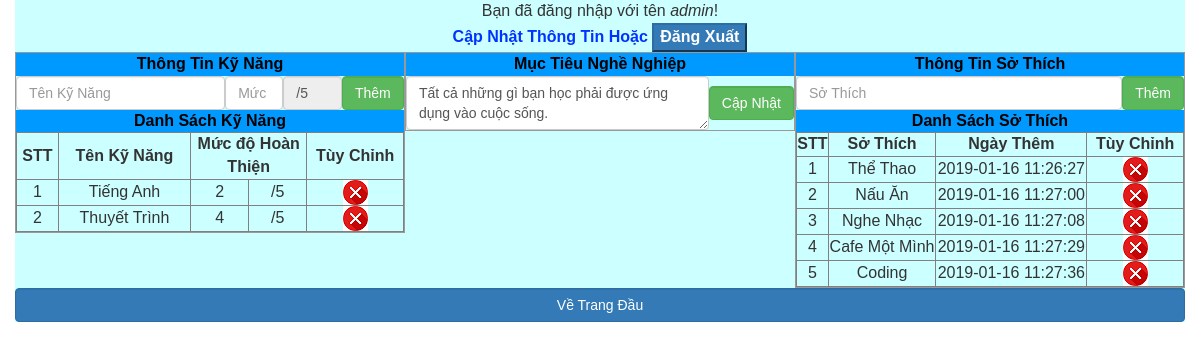
The page /admin_orther.php (signed in) on the database its author committed.
### tables this page shows
CREATE TABLE `skill` (
  `Sk_id` int(11) NOT NULL,
  `Sk_Ten` text NOT NULL,
  `Sk_Level` int(11) NOT NULL,
  `Sk_NgayUpdate` datetime NOT NULL
);

CREATE TABLE `muctieu` (
  `Mt_id` int(11) NOT NULL,
  `Mt_values` text NOT NULL,
  `Mt_ngayUpdate` datetime NOT NULL
);

CREATE TABLE `sothich` (
  `St_id` int(11) NOT NULL,
  `St_Ten` text NOT NULL,
  `St_ngayThem` datetime NOT NULL
);

### admin_orther.php (the view, shortened to what this page needs)
<!DOCTYPE html >
<html xmlns="http://www.w3.org/1999/xhtml">
<head>
   <link rel="stylesheet" href="https://maxcdn.bootstrapcdn.com/bootstrap/3.3.7/css/bootstrap.min.css">
   <link rel="stylesheet" href="style.css" type="text/css">
</head>
<?php
	include_once('Connect.php');
?>
<body>
<div class="container">
	<div class="row text-center">
    <marquee>Bạn đã đăng nhập với tên <em><?php echo $_SESSION["user"]; ?></em>!</marquee>
    <div class="col-lg-12 title">
      <form name="formLogOut" action="" enctype="multipart/form-data" method="post" id="formLogOut">
      	Cập Nhật Thông Tin Hoặc
      	<input name="btnDangXuat" type="submit" class="btn-primary" id="btnDangXuat" value="Đăng Xuất">
      </form>
    </div>
  </div>
	<div class="row text-center">
  	<div class="col-lg-4 orther_skill">
      <div class=" row title">Thông Tin Kỹ Năng</div>
    	<div class=" row">
      	<form  name="form_Skill" action="" enctype="multipart/form-data" method="post" id="form_Skill">
      	<table width="100%" border="0">
          <tr>
            <td><input name="txtSkillTitle" required type="text" class="form-control" id="txtSkillTitle" placeholder="Tên Kỹ Năng"></td>
            <td width="15%" align="center"><input name="txtSkillLv" type="text" class="form-control" id="txtSkillLv" required placeholder="Mức độ hoàn thiện"></td>
            <td width="15%" align="center"><input name="txtSkillLvMax" type="text" class="form-control" id="txtSkillLvMax" value="/5" readonly></td>
            <td><input name="btnThem" type="submit" class=" form-control btn btn-success" id="btnThem" value="Thêm"></td>
          </tr>
        </table>
        </form>
			</div>
      <div class=" row title">Danh Sách Kỹ Năng</div>
      <div class="row">
      	<table width="100%" border="1">
          <tr>
            <td align="center"><strong>STT</strong></td>
            <td align="center"><strong>Tên Kỹ Năng</strong></td>
            <td colspan="2" align="center"><strong>Mức độ Hoàn Thiện</strong></td>
            <td align="center"><strong>Tùy Chỉnh</strong></td>
          </tr>
          <?php
						$Result = mysqli_query($Conn,"select * from skill") or die(mysqli_connect_error($Conn));
						$stt=1;
						while ($Row=mysqli_fetch_array($Result,MYSQLI_ASSOC)){
					?>
          <tr>
            <td align="center"><?php echo $stt; ?></td>
            <td><?php echo $Row['Sk_Ten']; ?></td>
            <td width="15%" align="center"><?php echo $Row['Sk_Level']; ?></td>
            <td width="15%" align="center">/5</td>
            <td width="25%" align="center"><a href="admin_orther.php?Sk_id=<?php echo $Row['Sk_id'];?>"><img src="img/icon/x-button.png"/></a></td>
          </tr>
          <?php $stt++;}?>
        </table>
      </div>
    </div>
    <div class="col-lg-4 orther_MucTieu">
    	<div class="row title">Mục Tiêu Nghề Nghiệp</div>
      <div class="row">
       <form name="form_MucTieu" action="" enctype="multipart/form-data" method="post" id="form_MucTieu">
        <table width="100%" border="0">
          <tr>
            <td><textarea name="txtMucTieu" class="form-control" id="txtMucTieu" placeholder="Mục Tiêu Nghề Nghiệp"><?php $Result = mysqli_query($Conn,"select * from muctieu") or die(mysqli_connect_error($Conn)); $row = mysqli_fetch_assoc($Result); echo $row['Mt_values']; ?></textarea></td>
            <td width="15%"><input name="btnLuu" type="submit" class="form-control btn btn-success" id="btnLuu" value="Cập Nhật"></td>
          </tr>
        </table>
       </form>
      </div>
    </div>
    <div class="col-lg-4 orther_SoThich">
    	<div class="row title">Thông Tin Sở Thích</div>
      <div class="row">
      	<form name="formSoThich" action="" method="post" enctype="multipart/form-data" id="formSoThich">
        	<table width="100%" border="0">
            <tr>
              <td><input name="txtSoThich" type="text" class="form-control" id="txtSoThich" placeholder="Sở Thích" required></td>
              <td width="15%"><input name="btnThemSoThich" type="submit" class="form-control btn btn-success" id="btnThemSoThich" value="Thêm"></td>
            </tr>
          </table>
        </form>
      </div>
      <div class="row title">Danh Sách Sở Thích</div>
      <div class="row">
      	<table width="100%" border="1">
          <tr>
            <td align="center"><strong>STT</strong></td>
            <td align="center"><strong>Sở Thích</strong></td>
            <td align="center"><strong>Ngày Thêm</strong></td>
            <td align="center"><strong>Tùy Chỉnh</strong></td>
          </tr>
          <?php
						$Result = mysqli_query($Conn,"select * from sothich") or die(mysqli_connect_error($Conn));
						$stt=1;
						while ($Row=mysqli_fetch_array($Result,MYSQLI_ASSOC)){
					?>
          <tr>
            <td align="center"><?php echo $stt; ?></td>
            <td><?php echo $Row['St_Ten']; ?></td>
            <td align="center"><?php echo $Row['St_ngayThem']; ?></td>
            <td width="25%" align="center"><a href="admin_orther.php?St_id=<?php echo $Row['St_id'];?>"><img src="img/icon/x-button.png"/></a></td>
          </tr>
          <?php $stt++;} ?>
        </table>
      </div>
    </div>
  </div>
  <div class="row text-center"><input class="form-control btn btn-primary" name="btnThoat" type="button" id="btnThoat" value="Về Trang Đầu" onclick="window.location='index.php'"></div>
</div>
</body>
</html>

### style.css (style rules this page uses)
.container { background:#CFF; font-family:Verdana, Geneva, sans-serif; font-size:16px; }
.title { color:#03F; font-weight:bold; }
.container .orther_skill, .container .orther_MucTieu, .container .orther_SoThich { border:1px #999999 solid; }
.container .orther_skill .title, .container .orther_MucTieu .title, .container .orther_SoThich .title { font-weight:bold; color:#000; background-color:#09F; }

### rows shown on the page
skill: Sk_Ten "Tiếng Anh", Sk_Level "2"
skill: Sk_Ten "Thuyết Trình", Sk_Level "4"
muctieu: txtMucTieu "Tất cả những gì bạn học phải được ứng dụng vào cuộc sống."
sothich: St_Ten "Thể Thao", St_ngayThem "2019-01-16 11:26:27"
sothich: St_Ten "Nấu Ăn", St_ngayThem "2019-01-16 11:27:00"
sothich: St_Ten "Nghe Nhạc", St_ngayThem "2019-01-16 11:27:08"
sothich: St_Ten "Cafe Một Mình", St_ngayThem "2019-01-16 11:27:29"
sothich: St_Ten "Coding", St_ngayThem "2019-01-16 11:27:36"

### other values the page prints
$_SESSION["user"] "admin"
